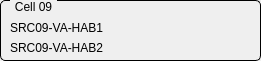
  <widget class="QGroupBox" name="GBCell9">
   <property name="geometry">
    <rect>
     <x>10</x>
     <y>300</y>
     <width>261</width>
     <height>61</height>
    </rect>
   </property>
   <property name="styleSheet">
    <string notr="true">QGroupBox {
    border: 1px solid black;
    border-radius: 5px;
    margin-top: 0.5em;
}

QGroupBox::title {
    subcontrol-origin: margin;
    left: 10px;
    padding: 0 3px 0 3px;
}</string>
   </property>
   <property name="title">
    <string>Cell 09</string>
   </property>
   <property name="checkable">
    <bool>false</bool>
   </property>
   <widget class="QLabel" name="label_16">
    <property name="geometry">
     <rect>
      <x>10</x>
      <y>20</y>
      <width>121</width>
      <height>16</height>
     </rect>
    </property>
    <property name="text">
     <string>SRC09-VA-HAB1</string>
    </property>
   </widget>
   <widget class="QLabel" name="label_37">
    <property name="geometry">
     <rect>
      <x>10</x>
      <y>40</y>
      <width>121</width>
      <height>16</height>
     </rect>
    </property>
    <property name="text">
     <string>SRC09-VA-HAB2</string>
    </property>
   </widget>
   <widget class="QESimpleShape" name="ledSRC9HAB1S2">
    <property name="geometry">
     <rect>
      <x>220</x>
      <y>20</y>
      <width>16</width>
      <height>16</height>
     </rect>
    </property>
    <property name="shape">
     <enum>QSimpleShape::circle</enum>
    </property>
    <property name="colour0" stdset="0">
     <color>
      <red>60</red>
      <green>20</green>
      <blue>20</blue>
     </color>
    </property>
    <property name="colour1" stdset="0">
     <color>
      <red>240</red>
      <green>5</green>
      <blue>5</blue>
     </color>
    </property>
    <property name="variable" stdset="0">
     <string>SRC$(v1)-VA-HAB1-FLS2:isInterlock</string>
    </property>
    <property name="variableSubstitutions" stdset="0">
     <string>v1=09</string>
    </property>
    <property name="edgeAlarmStateOption" stdset="0">
     <enum>QESimpleShape::Never</enum>
    </property>
    <property name="displayAlarmStateOption" stdset="0">
     <enum>QESimpleShape::Never</enum>
    </property>
   </widget>
   <widget class="QESimpleShape" name="ledSRC9HAB1S1">
    <property name="geometry">
     <rect>
      <x>150</x>
      <y>20</y>
      <width>16</width>
      <height>16</height>
     </rect>
    </property>
    <property name="shape">
     <enum>QSimpleShape::circle</enum>
    </property>
    <property name="colour0" stdset="0">
     <color>
      <red>60</red>
      <green>20</green>
      <blue>20</blue>
     </color>
    </property>
    <property name="colour1" stdset="0">
     <color>
      <red>240</red>
      <green>5</green>
      <blue>5</blue>
     </color>
    </property>
    <property name="flash0" stdset="0">
     <bool>false</bool>
    </property>
    <property name="flash1" stdset="0">
     <bool>false</bool>
    </property>
    <property name="variable" stdset="0">
     <string>SRC$(v1)-VA-HAB1-FLS1:isInterlock</string>
    </property>
    <property name="variableSubstitutions" stdset="0">
     <string>v1=09</string>
    </property>
    <property name="edgeAlarmStateOption" stdset="0">
     <enum>QESimpleShape::Never</enum>
    </property>
    <property name="displayAlarmStateOption" stdset="0">
     <enum>QESimpleShape::Never</enum>
    </property>
   </widget>
   <widget class="QESimpleShape" name="ledSRC9HAB2S2">
    <property name="geometry">
     <rect>
      <x>220</x>
      <y>40</y>
      <width>16</width>
      <height>16</height>
     </rect>
    </property>
    <property name="shape">
     <enum>QSimpleShape::circle</enum>
    </property>
    <property name="colour0" stdset="0">
     <color>
      <red>60</red>
      <green>20</green>
      <blue>20</blue>
     </color>
    </property>
    <property name="colour1" stdset="0">
     <color>
      <red>240</red>
      <green>5</green>
      <blue>5</blue>
     </color>
    </property>
    <property name="variable" stdset="0">
     <string>SRC$(v1)-VA-HAB2-FLS2:isInterlock</string>
    </property>
    <property name="variableSubstitutions" stdset="0">
     <string>v1=09</string>
    </property>
    <property name="edgeAlarmStateOption" stdset="0">
     <enum>QESimpleShape::Never</enum>
    </property>
    <property name="displayAlarmStateOption" stdset="0">
     <enum>QESimpleShape::Never</enum>
    </property>
   </widget>
   <widget class="QESimpleShape" name="ledSRC9HAB2S1">
    <property name="geometry">
     <rect>
      <x>150</x>
      <y>40</y>
      <width>16</width>
      <height>16</height>
     </rect>
    </property>
    <property name="shape">
     <enum>QSimpleShape::circle</enum>
    </property>
    <property name="colour0" stdset="0">
     <color>
      <red>60</red>
      <green>20</green>
      <blue>20</blue>
     </color>
    </property>
    <property name="colour1" stdset="0">
     <color>
      <red>240</red>
      <green>5</green>
      <blue>5</blue>
     </color>
    </property>
    <property name="flash0" stdset="0">
     <bool>false</bool>
    </property>
    <property name="flash1" stdset="0">
     <bool>false</bool>
    </property>
    <property name="variable" stdset="0">
     <string>SRC$(v1)-VA-HAB2-FLS1:isInterlock</string>
    </property>
    <property name="variableSubstitutions" stdset="0">
     <string>v1=09</string>
    </property>
    <property name="edgeAlarmStateOption" stdset="0">
     <enum>QESimpleShape::Never</enum>
    </property>
    <property name="displayAlarmStateOption" stdset="0">
     <enum>QESimpleShape::Never</enum>
    </property>
   </widget>
   </widget>
